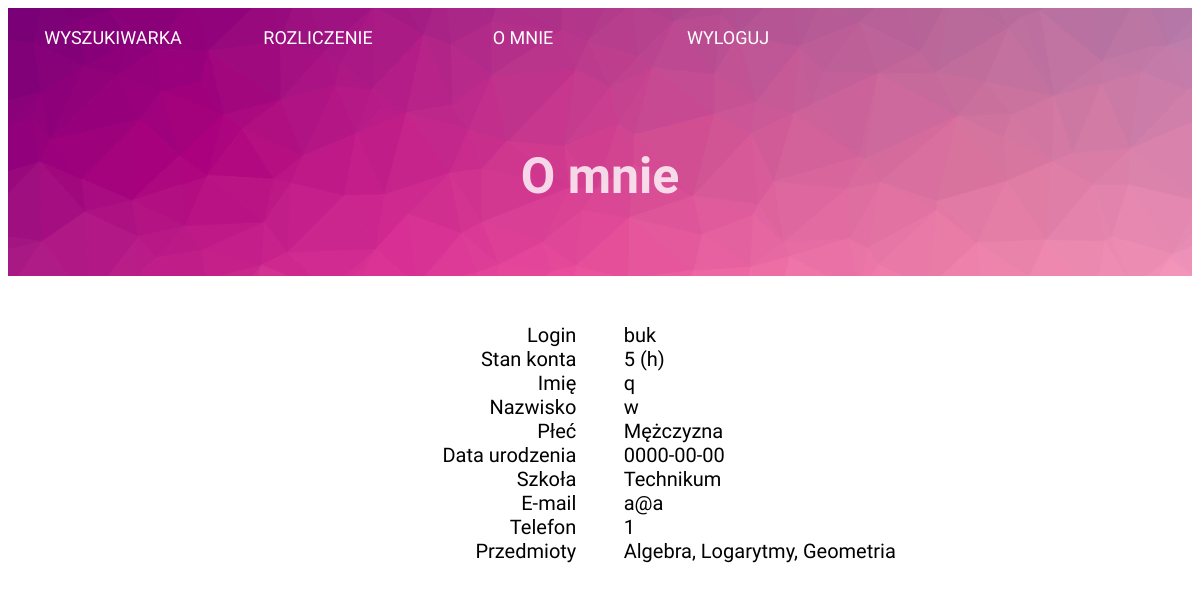
Screenshot of /omnie.php (signed in) with the database file from the repository.
### tables this page shows
CREATE TABLE IF NOT EXISTS `users` (
  `userID` int(11) NOT NULL,
  `username` varchar(50) NOT NULL,
  `password` varchar(40) NOT NULL,
  `email` varchar(90) NOT NULL,
  `f_name` text NOT NULL,
  `s_name` text NOT NULL,
  `tel` varchar(20) NOT NULL,
  `points` int(5) NOT NULL,
  `sex` varchar(20) NOT NULL,
  `skl` varchar(30) NOT NULL,
  `brd` date NOT NULL,
  `skills` varchar(1000) NOT NULL
);

### omnie.php (the view, shortened to what this page needs)
<?php
	if($_SESSION['zalogowany'] == 1){
?>
<!DOCTYPE html>
<html lang="Pl">
<head>
	<link rel="stylesheet" href="style.css">
</head>
<body link="black" vlink="black" alink="black">
<div class="bg300" id="bg1">
	<?php
	require_once 'menu2.php';
	?>
	<center>
	<div class="title" id="title300">
		O mnie
	</div>
	</center>
</div>
<div class="omr" id="text">
	Login</br>
	Stan konta</br>
	Imię</br>
	Nazwisko</br>
	Płeć</br>
	Data urodzenia</br>
	Szkoła</br>
	E-mail</br>
	Telefon</br>
	Przedmioty</br>
</div>
<div class="oml" id="text">
<?php
	}
	else header("Location:index.php");
	$username = $_SESSION['login'];
	$result = mysql_query("SELECT * FROM users WHERE username='$username'");
	$row = mysql_fetch_assoc($result);
	$login = $row['username'];
	$fname = $row['f_name'];
	$lname = $row['s_name'];
	$brd = $row['brd'];
	$email = $row['email'];
	$tel = $row['tel'];
	$plec = $row['sex'];
	$points = $row['points'];
	$skl = $row['skl'];
	$skills = $row['skills'];
 		echo("
 			$login</br>
			$points (h)</br>
			$fname</br>
			$lname</br>
			$plec</br>
			$brd</br>
			$skl</br>
			$email</br>
			$tel</br>
			$skills</br>
			");
?>
</div>
</body>
</html>

### style.css (style rules this page uses)
.bg300 { background-image: url('4.png'); background-position: center; background-size: cover; width: 100%; min-height: 200px; background-attachment: fixed; z-index: 1; }
#bg1 { background-image: url('1.png'); }
.title { font-family: 'Arima Madurai', sans-serif; font-size: 50px; color: white; opacity: 0.8; display: table-cell; vertical-align: middle; font-weight: bold; z-index: 2; }
#title300 { height: 200px; }
#text { font-family: 'Arima Madurai', sans-serif; font-size: 20px; }
.oml { float: right; margin-left: 2%; margin-right: 2%; margin-top: 4%; margin-bottom: 4%; width: 46%; height: 100px; text-align: left; }
.omr { float: left; margin-left: 2%; margin-right: 2%; margin-top: 4%; margin-bottom: 4%; width: 46%; height: 100px; text-align: right; }

### rows the page displays
users: username "buk", points "5", f_name "q", s_name "w", sex "Mężczyzna", brd "0000-00-00", skl "Technikum", email "a@a", tel "1", skills "Algebra, Logarytmy, Geometria"
